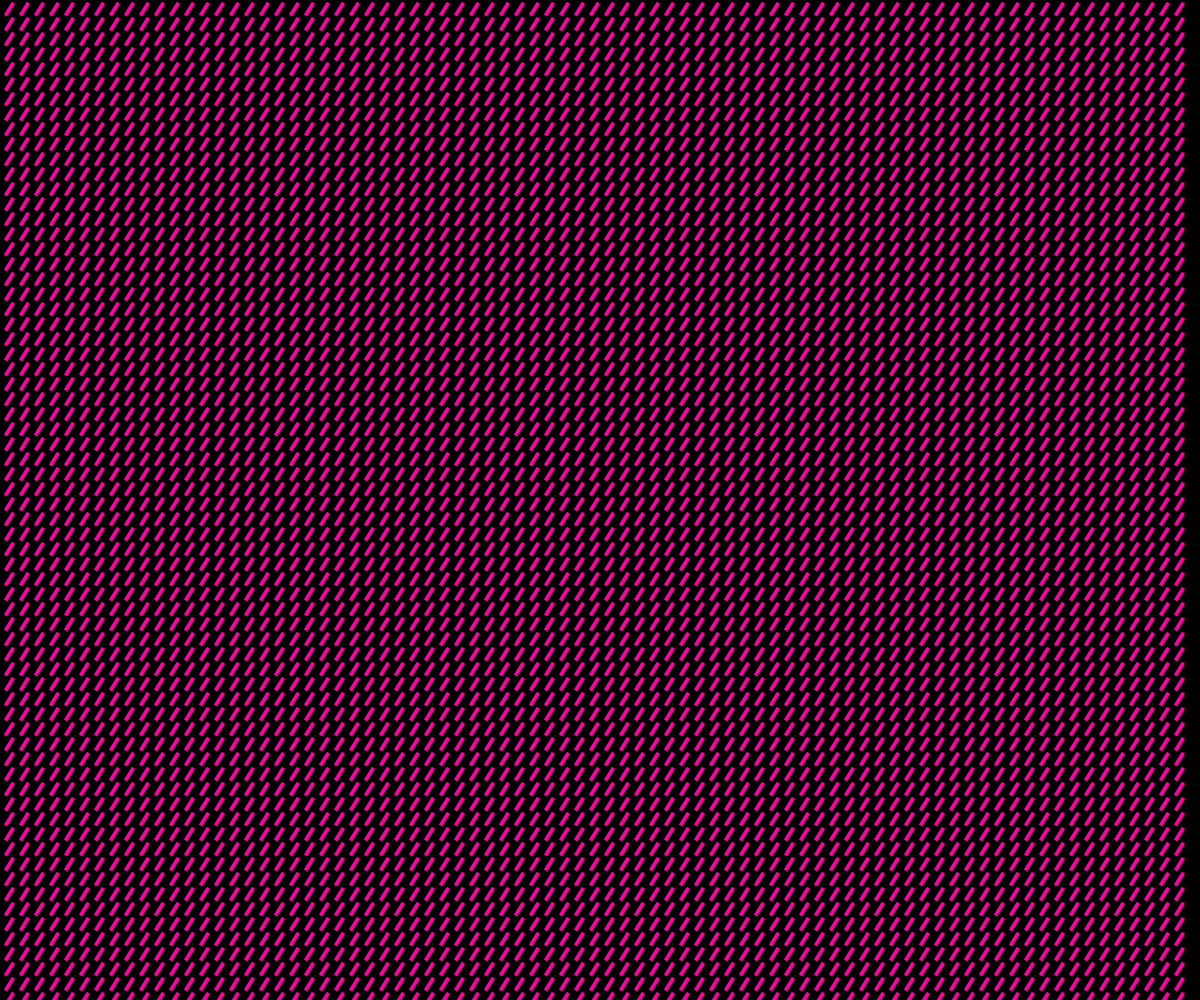
Frame 1 (no input)
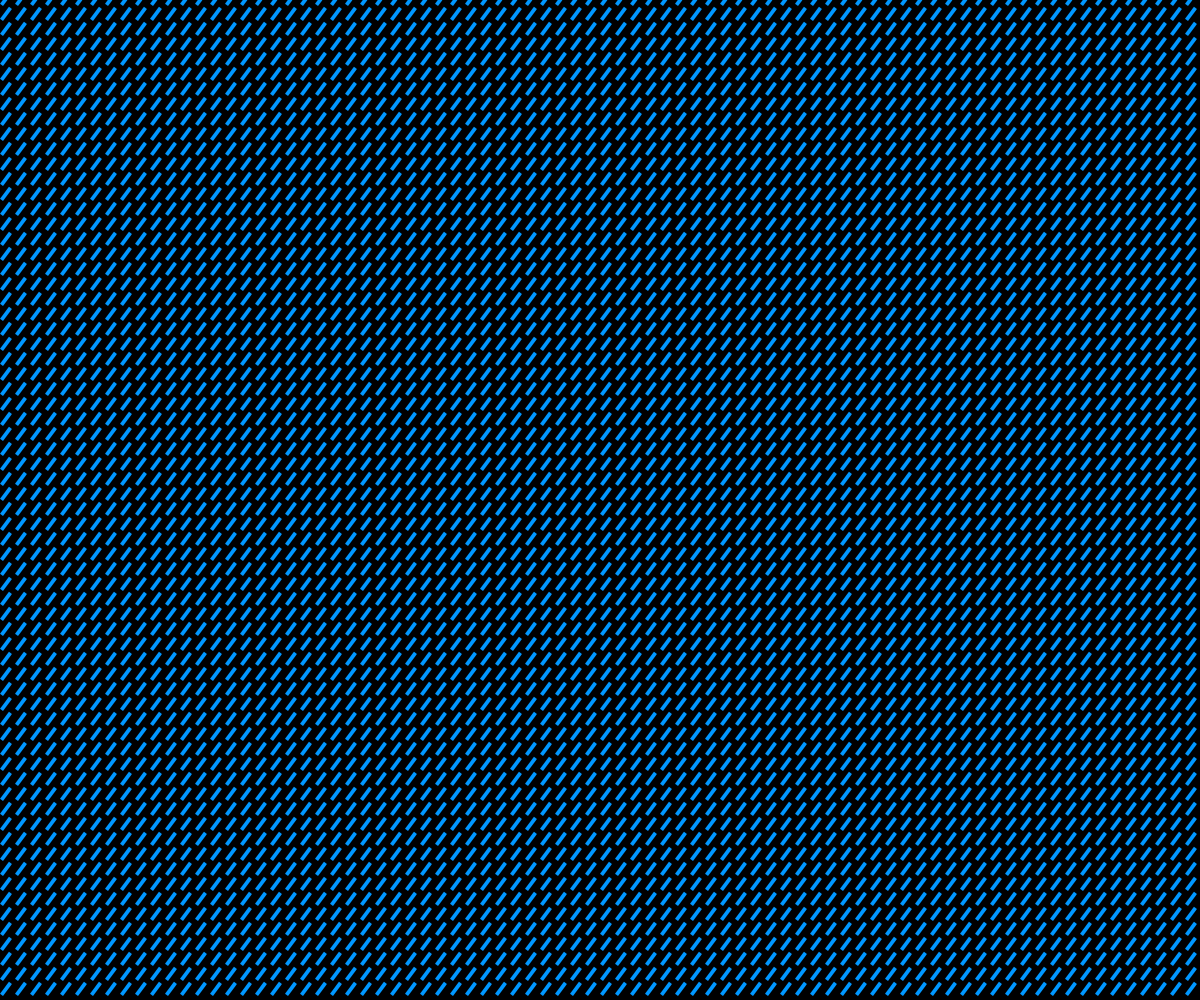
Frame 60 (no input)
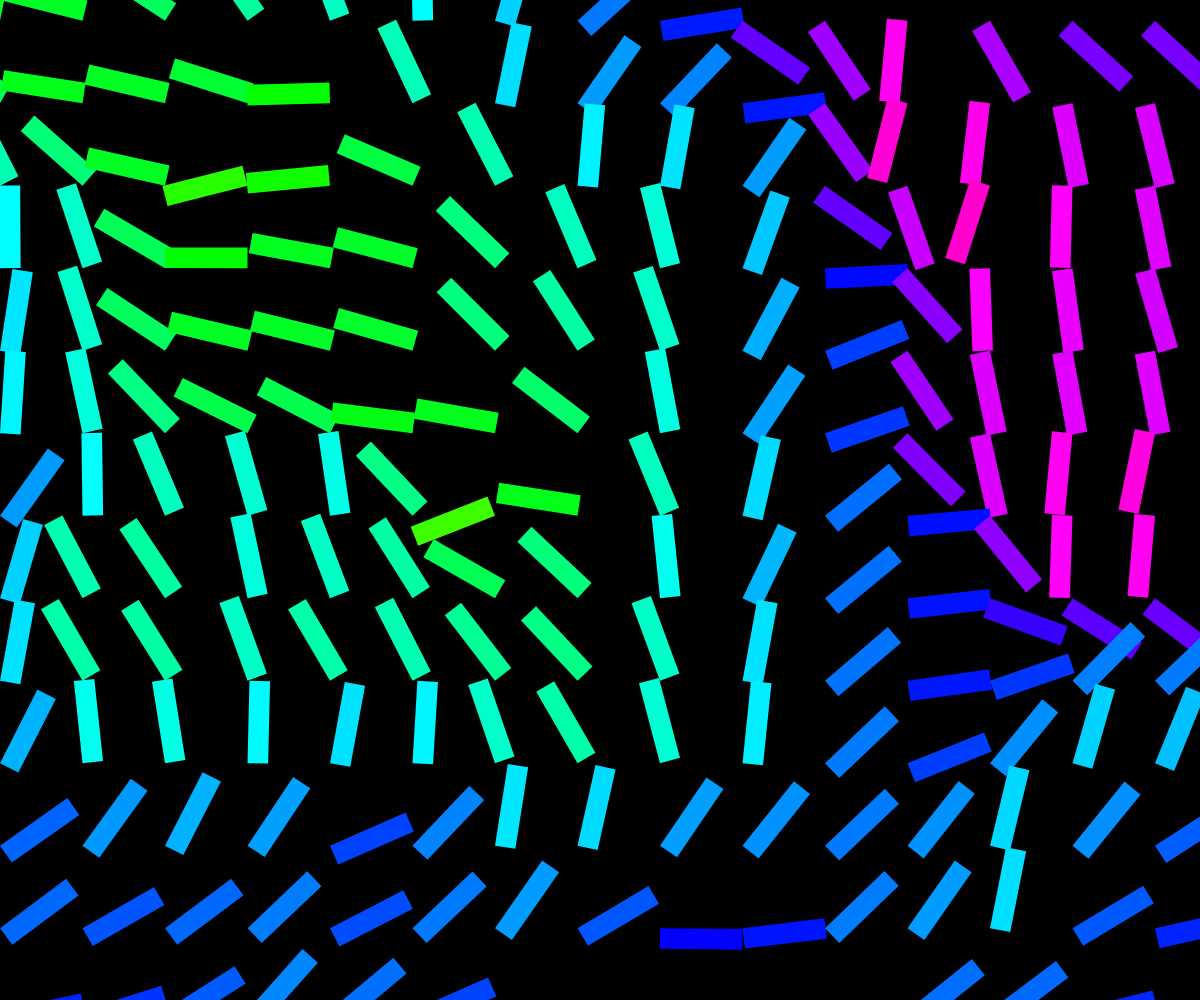
Frame 120 (the mouse pressed at the canvas centre since frame 60)

The p5.js sketch that drew these frames (run headless with seeded random() and noise() and a simulated clock; from frame 60 on, the mouse is pressed at the canvas centre):

// p5.js sketch
// ── sketch.js
let offset, amountX, amountY, m1, rectHeight;
const m2 = 0.005;

function setup() {
  createCanvas(windowWidth, windowHeight);
  colorMode(HSL);
  noStroke();
}

function windowResized(){
  resizeCanvas(windowWidth, windowHeight);
}

function draw() {
  background(0);
  updateVariables();
  drawRectangles();
}

function updateVariables(){
  m1 = map(mouseX, 0, width, 0, 0.0025);
  offset = map(mouseY, height, 0, 150, 15);
  amountX = width / offset;
  amountY = height / offset;
  rectHeight = offset/4;
}

function drawRectangles(){
  for(let i = 0; i < amountY; i++){
    for(let j = 0; j < amountX; j++){
      const x = j * offset;
      const y = i * offset + rectHeight;
      const angle = map(noise((x * m1) + frameCount * m2, (y * m1) + frameCount * m2),
                        0,
                        1,
                        0,
                        2 * TWO_PI);
      push();
        translate(x,y);
        rotate(angle);
        fill(map(angle, 0, 1.5 * TWO_PI, 0, 360), 100, 50, 1);
        rect(0, 0, offset, rectHeight);
      pop();
    }
  }
}
